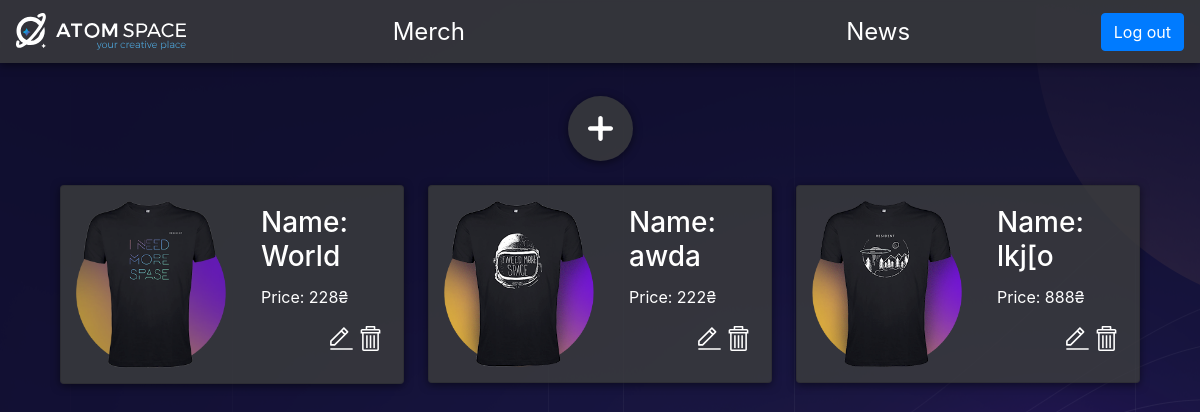
/merch (signed in), run on an earlier commit of the app's database.
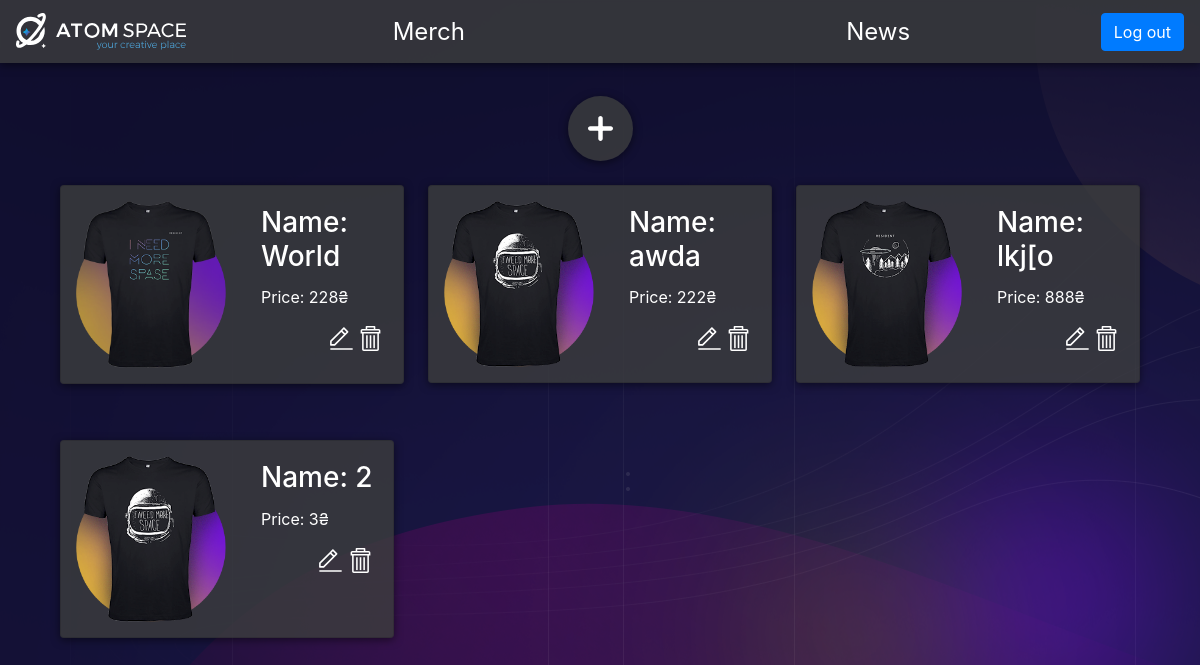
And on a later commit of the database.
### testform/models.py (models this page shows)
class Merch(models.Model):
    name = models.CharField(max_length=70)
    price = models.IntegerField()
    avatar_url = models.ImageField(upload_to='merch_photos')
    created_time = models.DateTimeField(auto_now_add=True)
    updated_time = models.DateTimeField(null=True)

### testform/views.py (the view)
# urls.py: path('merch', views.merch, name='merch'),
@login_required
def merch(request):
    if request.method == 'POST':
        f = MerchForm(request.POST, request.FILES)
        if f.is_valid():
            merch = Merch()
            merch.name = request.POST['name']
            merch.price = request.POST['price']
            merch.avatar_url = request.FILES['photo']
            merch.save()
            return HttpResponseRedirect('#')
    else:
        context = {
            'form': MerchForm(),
            'merch': Merch.objects.all()
        }
        return render(request, 'merch/index.html', context)

### testform/templates/merch/index.html (shortened to what this page needs)
{% extends 'base.html' %}
{% block content %}
{% load staticfiles %}
<link rel="stylesheet" media="all" href="{% static 'css/merch.css' %}" type="text/css">
<nav class="navbar">
    <a href="/" class="navbar-brand"><img src={% static 'img/AtomSpace-logo.svg' %}></a>
    <a class="sidebar-item-text" href="{% url 'merch' %}">Merch</a>
    <a class="sidebar-item-text" href="{% url 'news' %}">News</a>
    <a href="{% url 'logout' %}"><button class="btn btn-primary" type="submit" >Log out</button></a>
</nav>
<div style="display:flex;height:91vh;">
    <div class="content">
        {% if merch %}
            <ul class="list-group">
                    <li class="li-add" id="dialog"><img style="width: 35px;margin:auto;padding:5px;" src="{% static 'img/plus.svg' %}" /></li>
                <div class="merch-card">
                    {% for item in merch %}
                    <li>
                        <div class="content-merch">
                            <div class="card">
                                <div style="display:flex;">
                                    <div class="img-square-wrapper">
                                        <img style="margin:15px;" src="http://{{ request.get_host }}/media/{{ item.avatar_url }}" alt="Card image cap">
                                    </div>
                                    <div class="card-body">
                                        <h3 class="card-title">Name: {{ item.name }}</h3>
                                        <p class="card-text">Price: {{ item.price }}₴</p>
                                        <div class="merch-item-btns">
                                            <a href='/merch/{{item.id}}/edit'><img src="{% static 'img/edit.svg' %}"/></a>
                                            <a href='/merch/{{item.id}}/delete'><img src="{% static 'img/remove.svg' %}"/></a>
                                        </div>
                                    </div>
                                </div>
                            </div>
                        </div>
                    </li>
                    {% endfor %}
                </div>
            </ul>
        {% endif %}
    </div>
</div>
{% endblock %}

### testform/templates/base.html (shortened to what this page needs)
<!DOCTYPE html>
<html lang="en">
<head>
    {% load staticfiles %}
    <link rel="stylesheet" media="all" href="{% static 'css/base.css' %}" type="text/css">
    <link rel="stylesheet" media="all" href="{% static 'css/bootstrap.min.css' %}" type="text/css">
</head>
<body>
  {% block content %}
  {% endblock %}
</body>
</html>

### testform/static/css/base.css (style rules this page uses)
body { background: url(../img/background-main.png) }
li { margin-bottom: 4vh; list-style-type: none; }
.card { background-color: rgba(61, 62, 62, 0.8) !important; box-shadow: 0 2px 8px 0px rgba(0, 0, 0, 0.5); color: white; }
.content-merch { display: flex !important; }
.navbar { color: white; font-size: 1.5em; }
.sidebar-item-text { margin: auto; }
.content { width: 90%; margin-left: 5%; margin-right: 5%; margin-top: 12vh; }

### testform/static/css/merch.css (style rules this page uses)
.merch-item-btns { float: right; }
.navbar-brand { color: white !important; }
.navbar { background-color: rgba(61, 62, 62, 0.8) !important; box-shadow: 0 2px 8px 0px rgba(0, 0, 0, 0.5); position: fixed; width: 100%; }
.sidebar-item-text { margin: auto; text-decoration: none !important; color: white; transition: 1s; }
.merch-card { display: grid; grid-template-columns: 1fr 1fr 1fr; grid-template-columns: repeat(auto-fill, minmax(300px, 1fr)); grid-gap: 2vw; }
.li-add { background-color: rgba(61, 62, 62, 0.8) !important; box-shadow: 0 2px 8px 0px rgba(0, 0, 0, 0.5); color: white; text-align: center; margin: 0 auto; padding: 15px; cursor: pointer; border-radius: 50px; margin-bottom: 3vh; }
.merch-item-btns img { width: 25px; }
.img-square-wrapper img { width: 150px; }

What changed in the data, as far as the page shows it:
added Merch: avatar_url (picture), name "2", price "3"
